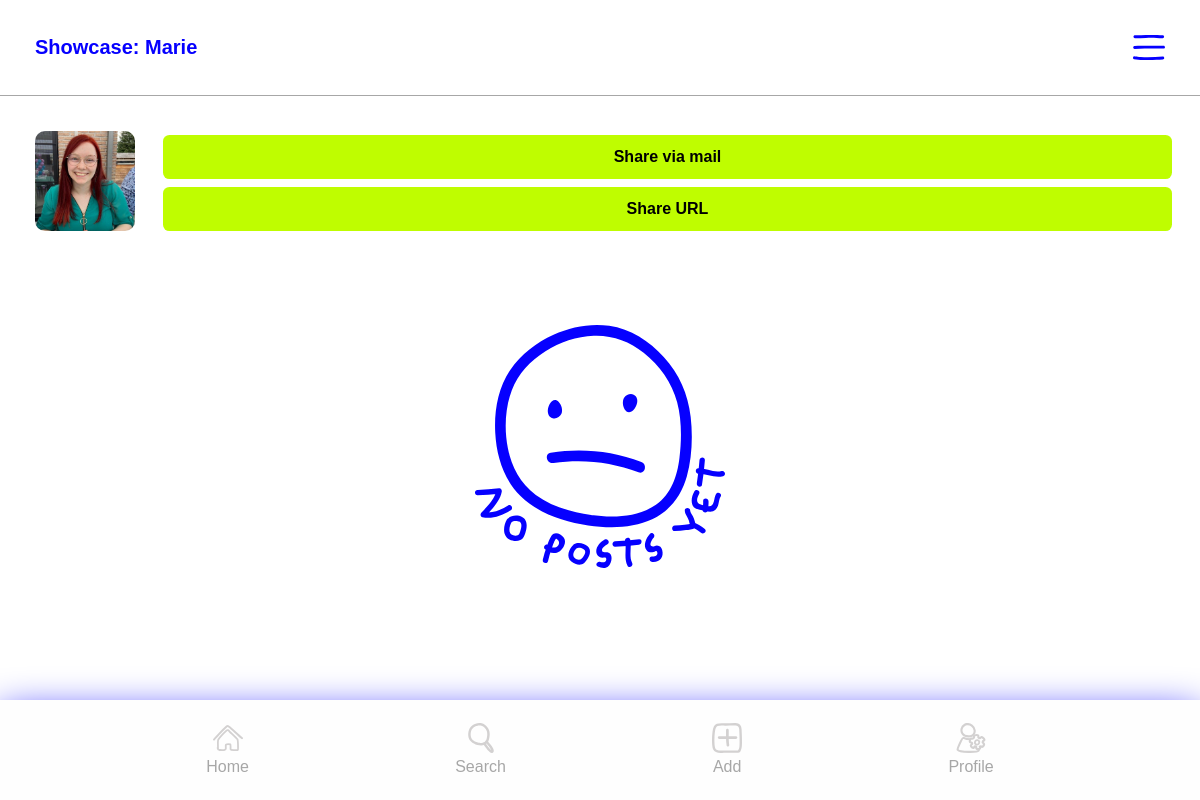
Page /showcase.php?id=3 on the committed database.
### tables this page shows
CREATE TABLE `users` (
  `id` int(11) NOT NULL,
  `email` varchar(255) DEFAULT NULL,
  `password` varchar(255) DEFAULT NULL,
  `username` varchar(255) DEFAULT NULL,
  `secondary_email` varchar(255) DEFAULT NULL,
  `image` varchar(255) DEFAULT NULL,
  `education` varchar(255) DEFAULT NULL,
  `bio` text DEFAULT NULL,
  `instagramlink` varchar(255) DEFAULT NULL,
  `behancelink` varchar(255) DEFAULT NULL,
  `linkedinlink` varchar(255) DEFAULT NULL,
  `admin` int(11) NOT NULL,
  `moderator` int(11) NOT NULL,
  `warning` int(11) NOT NULL,
  `banned` datetime DEFAULT NULL,
  `archived` tinyint(1) NOT NULL DEFAULT 0
);

### classes/User.php (called while the page is built, shortened)
<?php
class User
{
    public static function getInfo($id)
    {
        $conn = DB::getInstance();
        $statement = $conn->prepare("SELECT * FROM users WHERE id = :id;");
        $statement->bindValue(':id', $id);
        $statement->execute();
        $user = $statement->fetchAll(PDO::FETCH_ASSOC);
        return $user;
    }
}

### showcase.php (the view, shortened to what this page needs)
<?php session_start();
if (empty($_GET['id'])) {
    header("Location: welcome.php");
} else {
    $id = $_GET['id'];
}
$profile = User::getInfo($id);
$posts = Post::getAllShowcased($id);
?>
<!DOCTYPE html>
<html lang="en">
<head>
    <link rel="stylesheet" href="./styling/normalize.css">
    <link rel="stylesheet" href="./styling/style.css">
    <link rel="stylesheet" href="./styling/desktop.css">
</head>
<body>
    <div id="profile-showcase">
        <?php foreach ($profile as $p) : ?>
            <?php if (!empty($id)) : ?>
                <?php if (empty($userId)) : ?>
                    <div class="profile-header">
                        <h3 class="profile-username">Showcase: <?php echo htmlspecialchars($p['username']); ?></h3>
                        <img class="modal-button" src="./assets/burger-menu.svg" alt="Burger menu">
                    </div>
                    <div class="profile-info">
                        <div class="profile-img profile-img-showcase">
                            <img src="./uploads/profiles/<?php echo $p['image']; ?>">
                        </div>
                        <div class="share-buttons">
                            <a class="share-mail main-btn" href="mailto:?subject=<Folioo Showcase>&body=<I Would like to share my shwocase page with you from my Folioo-account!>">
                                Share via mail
                            </a>
                            <a class="share-url main-btn" id="copy-to-clipboard" href="#" onclick="copyToClipboard()">
                                Share URL
                            </a>
                        </div>
                    </div>
                    <?php if (empty($posts)) : ?>
                        <div id="no-uploads">
                            <img src="./assets/no-posts.svg" alt="No posts yet">
                        </div>
                    <?php endif; ?>
                <?php endif; ?>
            <?php endif; ?>
        <?php endforeach; ?>
        <?php include_once("./includes/nav-bottom.inc.php"); ?>
    </div>
</body>
</html>

### styling/style.css (style rules this page uses)
:root { --IMDblue: #0600ff; --IMDgreen: #bffd00; --IMDpink: #fcd7f7; --IMDlightGrey: #e5e3e3; --errorRed: #f04c25; --errorRedLight: #fc0b2b63; }
* { font-family: museo-sans, sans-serif; box-sizing: border-box; }
html, body { width: 100%; height: 100vh; margin: 0px; padding: 0px; overflow-x: hidden; }
#no-uploads { position: absolute; top: 50%; left: 50%; transform: translateX(-125px) translateY(-75px); z-index: -1; }
#no-uploads img { width: 250px; height: auto; }
.profile-username { margin: 0; font-size: 20px; color: var(--IMDblue); }
.profile-header { padding: 2.1875em; border-bottom: 1px solid #a7a7a7; display: flex; flex-direction: row; justify-content: space-between; align-items: center; }
.profile-header img { max-height: 25px; }
.profile-img img { width: 100px; height: 100px; border-radius: 10px; margin: 2.1875em 1.75em 1em 2.1875em; }
.profile-info { display: flex; flex-direction: row; align-items: center; }
.modal-button { cursor: pointer; }
.main-btn { background-color: var(--IMDgreen); color: black; font-weight: 600; text-decoration: none; text-align: center; border-radius: 0.4em; border: none; flex: 1 1 auto; padding: 0.8em; cursor: pointer; width: 100%; }
.share-buttons { margin: 2.1875em 1.75em 1em 0em; display: flex; flex-direction: column; width: 100%; }
.share-buttons .share-mail { margin-bottom: 0.5em; }
.share-buttons .share-url { position: relative; }
.share-buttons .share-url::before { content: "Copied URL"; position: absolute; top: -40px; right: 0; border-radius: 10px; background: var(--IMDblue); padding: 0.5em 1em; color: white; display: none; }
.share-buttons .share-url::after { content: ""; position: absolute; top: -12px; right: 10px; width: 10px; height: 10px; background: var(--IMDblue); transform: rotate(45deg); display: none; }

### styling/desktop.css (style rules this page uses)
:root { --IMDpink: #FCD7F7; --IMDblue: #0600ff; --IMDgreen: #bffd00; --IMDlightGrey: #e5e3e3; --errorRed: #f04c25; --errorRedLight: #fc0b2b63; }

### rows in the picture
users: username "Marie", image (picture)
